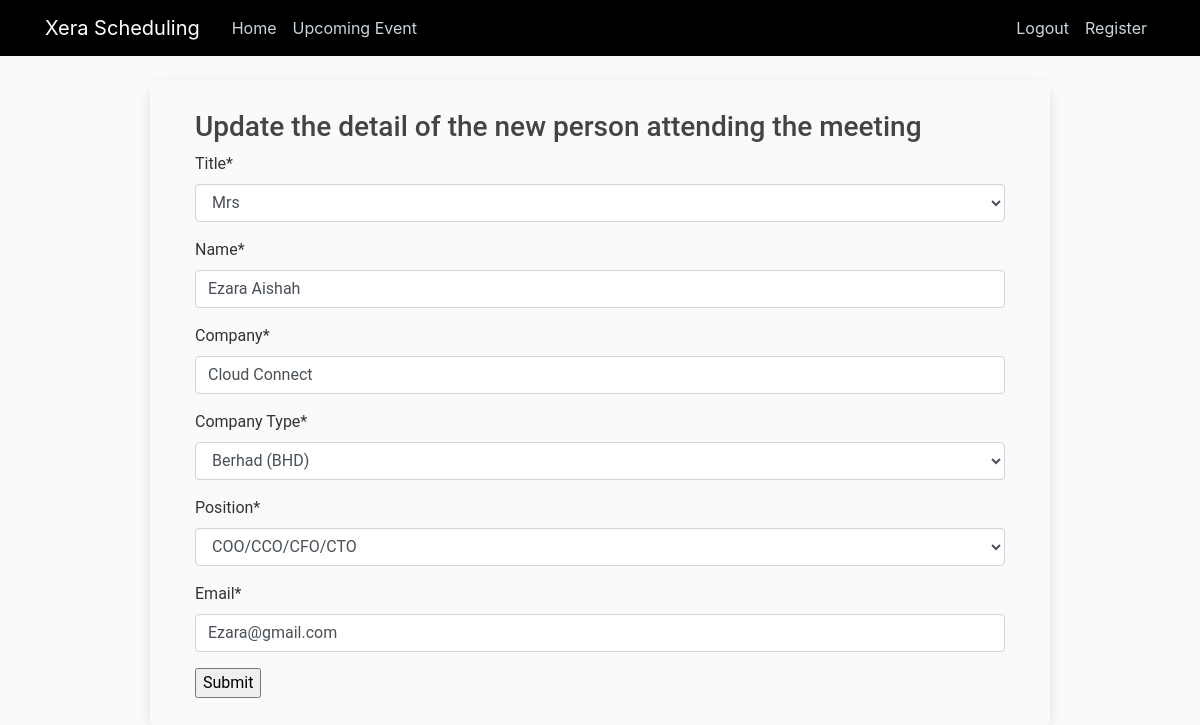
The app's page /ezz/vipupdate/8 with its own data.
### premiers/models.py (models this page shows, shortened)
class Vip(models.Model):
    user = models.OneToOneField(User, null=True, on_delete=models.CASCADE, default='')
    title = models.ForeignKey(Title, on_delete=models.CASCADE, null=True, default='')
    name = models.CharField(max_length=200, null=True)
    company = models.CharField(max_length=200, null=True)
    company_Type = models.ForeignKey(CompanyType, on_delete=models.CASCADE, null=True, default='')
    position = models.ForeignKey(Position, on_delete=models.CASCADE, null=True, default='')
    email = models.EmailField()

### premiers/views.py (the view)
# urls.py: path('vipupdate/<str:pk>', views.updateVip, name='premiers-vip'),
def updateVip(request, pk):
    vip = Vip.objects.get(id=pk)
    form = VipForm(instance=vip)
    if request.method == 'POST':
        form = VipForm(request.POST, instance=vip)
        if form.is_valid():
            form.save()
            return redirect('ezz-purpose')
    context = {
        'form': form,
    }
    return render(request, 'meetings/vipupdate.html', context)

### premiers/forms.py
class VipForm(ModelForm):
    class Meta:
        model = Vip
        fields = '__all__'
        exclude = ('user',)

### premiers/models.py (called while the page is built)
    def __str__(self):
        return self.title_item

    def __str__(self):
        return self.company_item

    def __str__(self):
        return self.position_item

### premiers/templates/meetings/vipupdate.html (shortened to what this page needs)
{% extends "premiers/base.html" %}
{% block content %}
{% load crispy_forms_tags %}
<div class="event-container">
    <div class="event">
        <div class="container" style="margin: 30px">
            <h3>Update the detail of the new person attending the meeting</h3>
            <form action="" method="post">
                {{form|crispy}}
                <input type="Submit">
            </form>
        </div>
    </div>
</div>
{% endblock content %}

### premiers/static/premiers/main.css (style rules this page uses)
body { background: #fafafa; color: #333333; margin-top: 5rem; }
h1, h2, h3, h4, h5, h6 { color: #444444; }
.event-container { font-family: "Roboto", sans-serif; max-width: 900px; margin: 0 auto; justify-content: center; }
.event-container .event { box-shadow: 0 4px 16px -8px rgba(0, 0, 0, 0.4); display: flex; border-radius: 8px; margin: 32px 0; }
.container { justify-content: center; }

### records on screen
Vip: title "Mrs", name "Ezara Aishah", company "Cloud Connect", company_Type "Berhad (BHD)", position "COO/CCO/CFO/CTO", email "Ezara@gmail.com"
